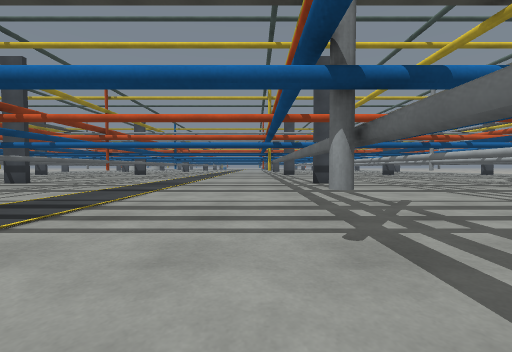
View 1 (above)

12 first-person views from a walk through a robot-simulator world made for Gazebo. The camera is 0.94 m above the floor, tilts 2° down and sees 90° across. The floor is counted in squares, 2 m on a side. Each view is taken from the middle of a square. On the plan, view 1 faces up. The plan holds only what a view shows up to about 9 squares ahead; the rest is blank. The place goes on beyond the plan.

View 2
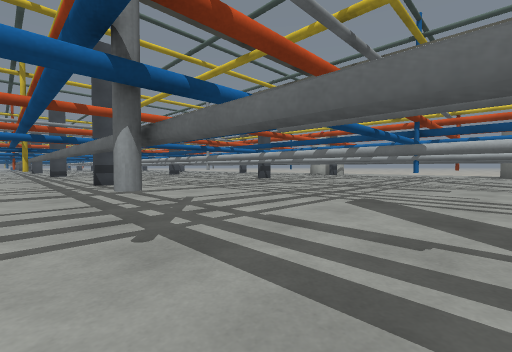

View 3
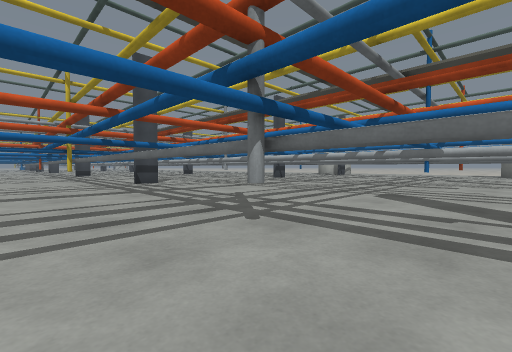

View 4
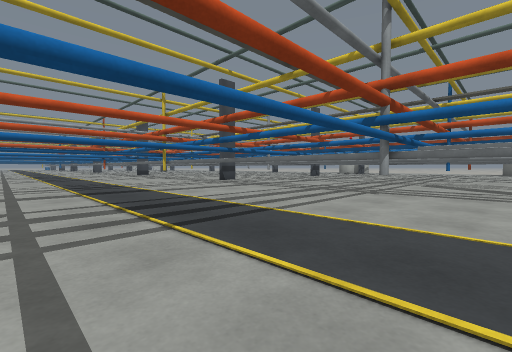

View 5
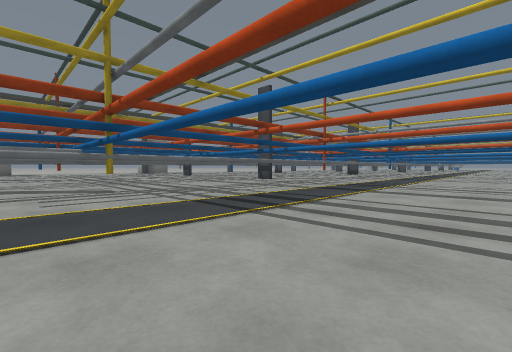

View 6
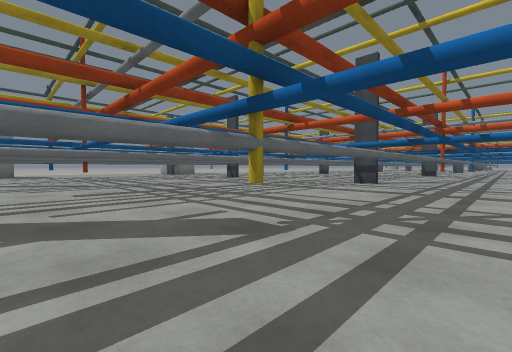

View 7
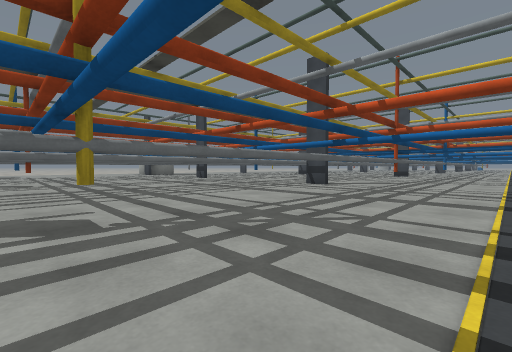

View 8
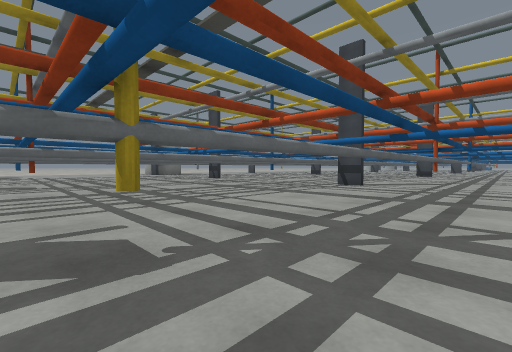

View 9
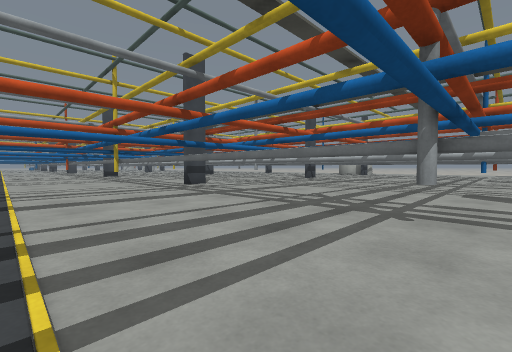

View 10
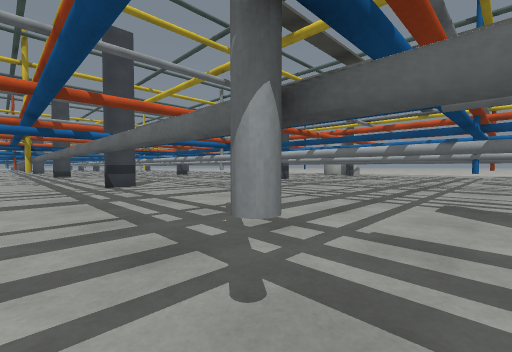

View 11
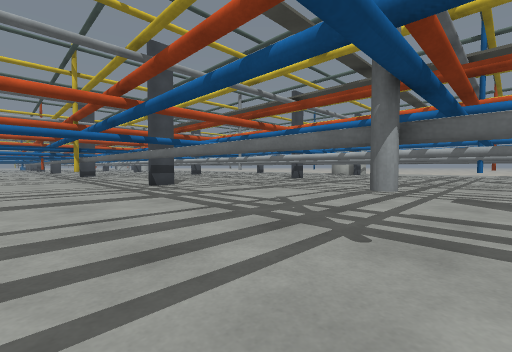

View 12
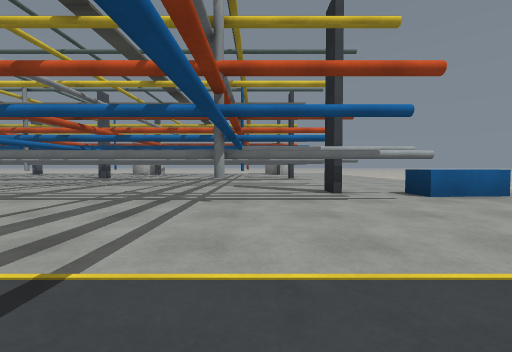

### Floor plan
Key: @ floor where view 1 was taken; # wall or solid block; . floor; = window, fence, low wall or low ledge; T thing the floor can be seen under or through; P grey pole; B blue pole; C grey cylinder; Y yellow pole; R orange pole; A dark grey box.
Columns run from 13 left of view 1 to 12 right of it. Each row starts with its distance up from view 1.
  5   ##T ###############
  4  .#.T..##.....#.T.. #..#
  3  .#.T..##.....#.T.. #..#
  2 .RR=T==YY====PP.T==BB==#=
  1 ..R.T..YY.....PTT...B..#.
  0  .#.T. C ....@CAT...# .#.#

Where each view was taken, in squares from view 1:
view 1: 0 up, 0 right, facing up
view 2: 0 up, 0 right, facing up-right
view 3: 0 up, 1 left, facing up-right
view 4: 0 up, 4 left, facing up-right
view 5: 0 up, 0 right, facing up-left
view 6: 0 up, 4 left, facing up-left
view 7: 1 up, 3 left, facing up-left
view 8: 1 up, 4 left, facing up-left
view 9: 1 up, 2 left, facing up-right
view 10: 1 up, 0 right, facing up-right
view 11: 1 up, 1 left, facing up-right
view 12: 1 up, 3 left, facing right
